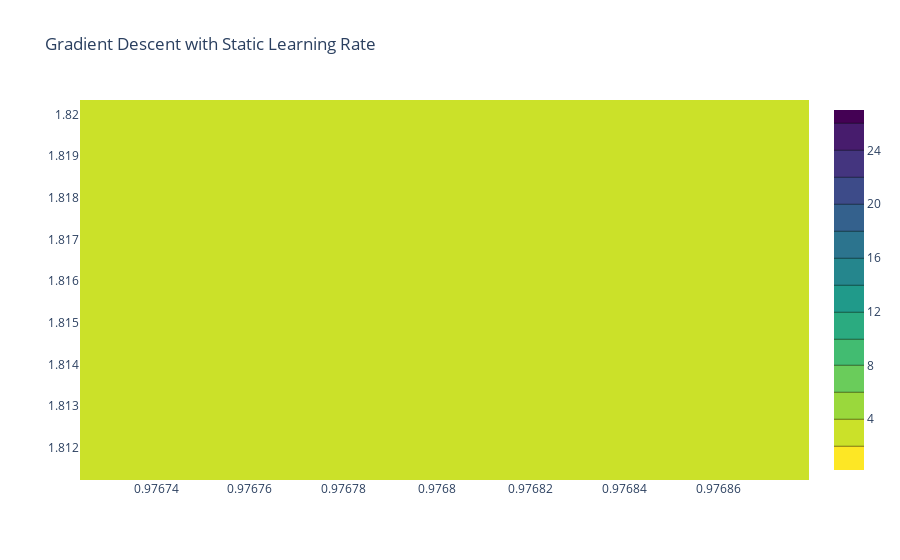

Notebook code for this chart:
### Code cell
contour_plot('Gradient Descent with Static Learning Rate', thetas, average_squared_loss, sin_model, x, y)
